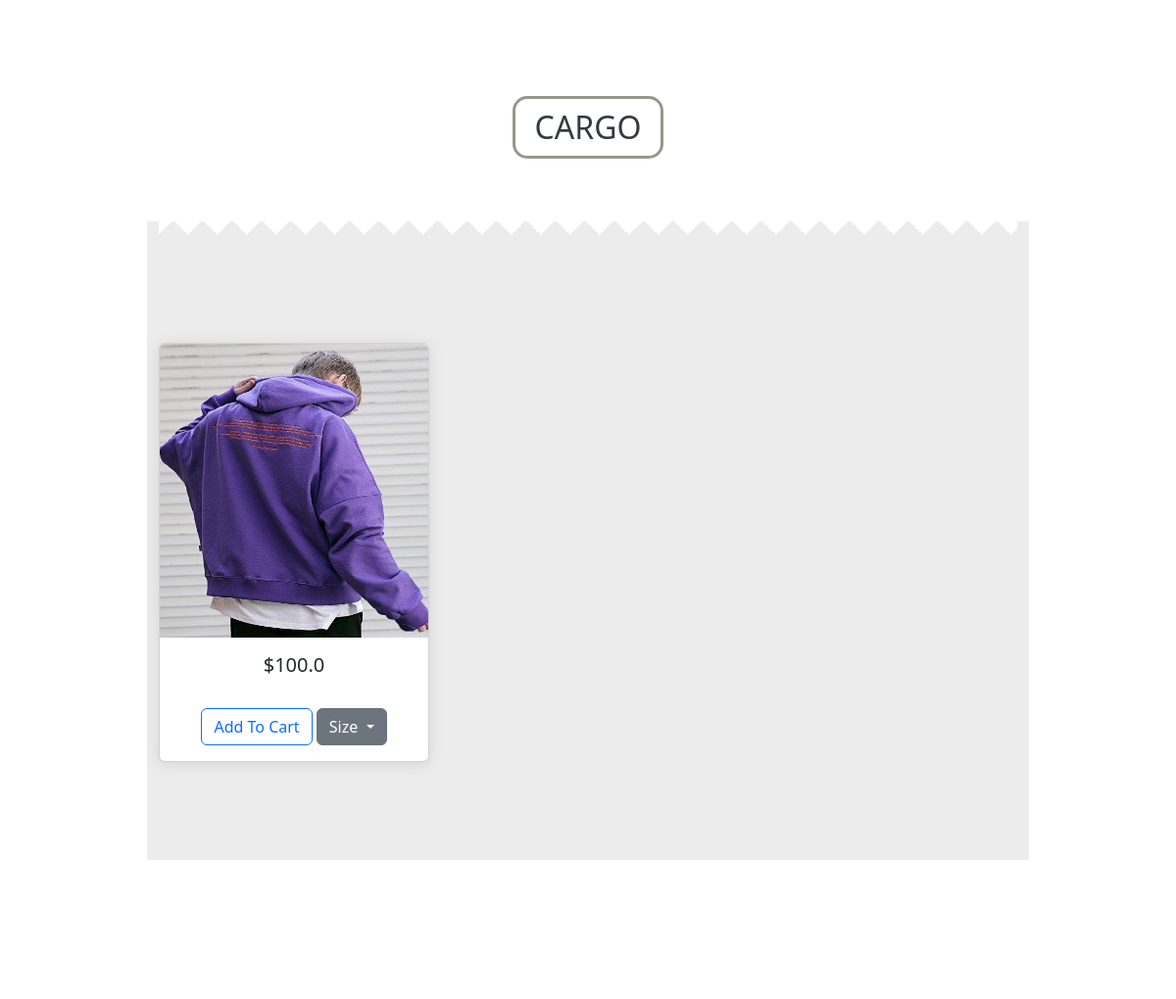
The app's page / (signed in, middle part), older data.
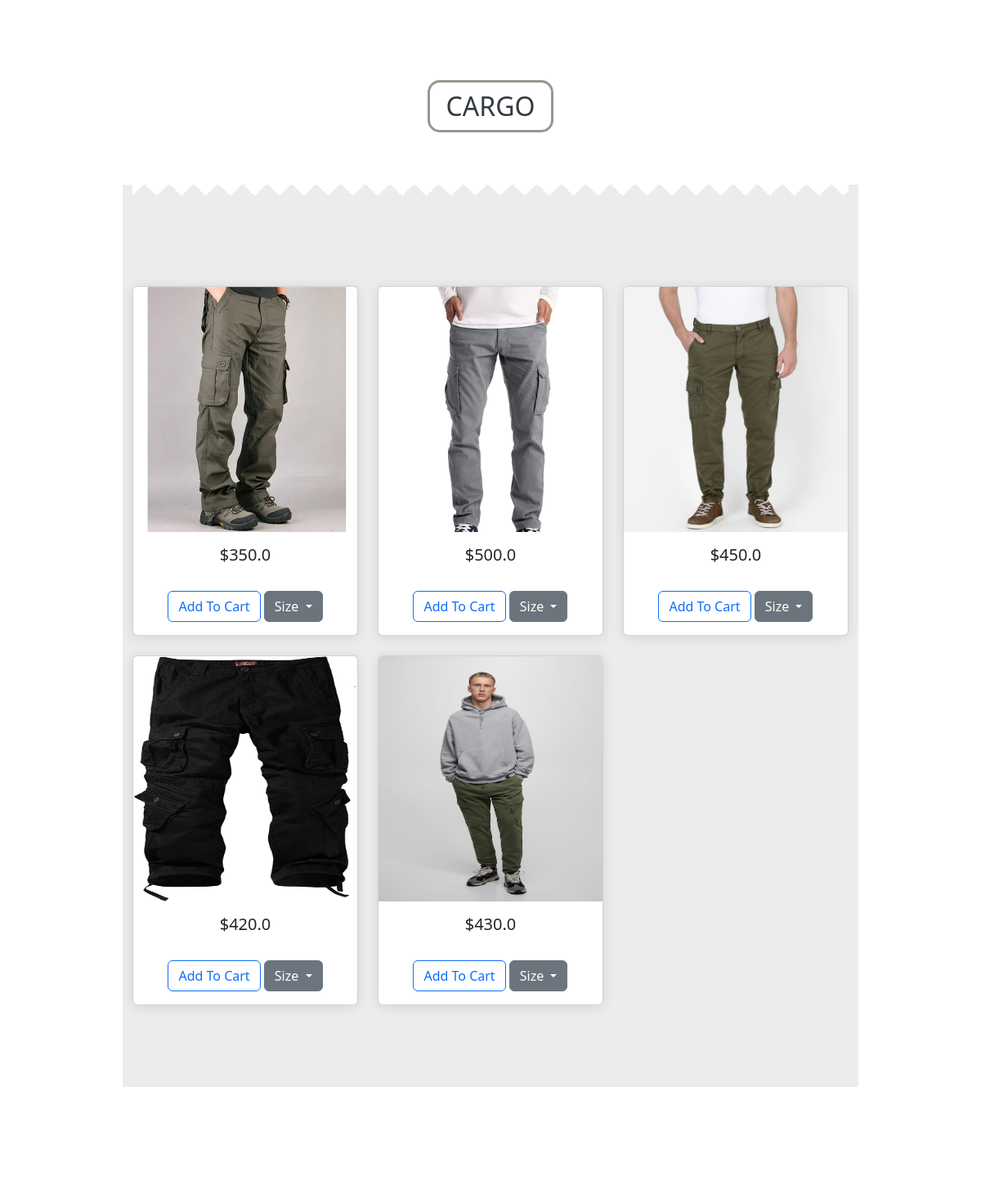
The same page, newer data.
### products/models.py (models this page shows, shortened)
class Product(models.Model):
    categories = [
        ('Hoodie', 'Hoodie'),
        ('Cargo', 'Cargo'),
        ('Jeans', 'Jeans'),
        ('Oversize', 'Oversize'),
        ('Jacket', 'Jacket'),
    ]
    name = models.CharField(max_length=100)
    content = models.TextField()
    price = models.DecimalField(max_digits=5, decimal_places=1)
    image = models.ImageField(upload_to='images/%y/%m')
    active = models.BooleanField(default=True)
    category = models.CharField(
        max_length=100, null=True, blank=True, choices=categories)
    class Meta:
        ordering = ['name']

### products/views.py (the view)
# urls.py: path('', views.products, name='products'),
def products(request):
    prod = Product.objects.all()
    prohood = prod.filter(category='Hoodie')
    procarg = prod.filter(category='Cargo')
    projean = prod.filter(category='Jeans')
    proover = prod.filter(category='Oversize')
    projack = prod.filter(category='Jacket')
    return render(request, 'products/products.html', {'hoodie': prohood, 'cargo': procarg, 'jeans': projean,
                                                      'oversize': proover, 'jacket': projack})

### templates/products/products.html (shortened to what this page needs)
{% extends 'base.html' %}
{% load static %}
    {%block content%}
    <nav class="container w-75">
        {% if user.is_authenticated%}
        <div class="all-cards">
            <br><br><br><br><br><br><br><br>
            <br><br><br><br><br><br>
            <h2 id="Cargo" class="text-center title-section">Cargo</h2>
            <div class="row row-cols-1 row-cols-md-3 g-4 articles">
                {% for x in cargo %}
                <div class="col">
                    <div class="card text-center align-items-center box h-100">
                        <img src="{{x.image.url}}" class="card-img-top" alt="">
                        <div class="card-body content">
                            <h5 class="card-title">${{x.price}}</h5>
                            <br>
                            <button class="btn btn-outline-primary text-center" value="{{x.id}}">Add To Cart</button>
                            <div class="btn-group">
                                <button type="button" class="btn btn-secondary dropdown-toggle"
                                    data-bs-toggle="dropdown" aria-expanded="false">
                                    Size
                                </button>
                            </div>
                        </div>
                    </div>
                </div>
                {% endfor %}
            </div>
            <br><br><br><br><br><br>
            <br><br><br><br><br><br>
            <br><br><br><br><br><br>
        </div>
        {% endif %}
    </nav>
    <br><br>
    {% endblock content%}

### templates/base.html (shortened to what this page needs)
{% load static %}
<!DOCTYPE html>
<html lang="en">
<head>
    <link rel="stylesheet" href="{%static 'css/footer.css' %}">
    <link rel="stylesheet" href="{% static 'css/cards.css' %}">
    <link rel="stylesheet" href="{% static 'css/cart.css' %}">
    <link rel="stylesheet" href="https://cdnjs.cloudflare.com/ajax/libs/font-awesome/6.3.0/css/all.min.css">
    <link href="https://cdn.jsdelivr.net/npm/bootstrap@5.3.0-alpha1/dist/css/bootstrap.min.css" rel="stylesheet"
>
</head>
<body>
    {% block content %}
    {% endblock content %}
</body>
</html>

### project/static/css/footer.css (style rules this page uses)
:root { --main-transition: 0.3s; }
* { -webkit-box-sizing: border-box; -moz-box-sizing: border-box; box-sizing: border-box; }

### project/static/css/cards.css (style rules this page uses)
:root { --main-transition: 0.3s; --main-padding-top: 100px; --main-padding-bottom: 100px; }
html { scroll-behavior: smooth; }
.all-cards img { height: 300px; }
.articles { padding-top: var(--main-padding-top); padding-bottom: var(--main-padding-bottom); position: relative; background-color: #ececec; }
.articles .box { box-shadow: 0 2px 15px rgb(0 0 0 / 10%); background-color: white; border-radius: 6px; overflow: hidden; transition: transform var(--main-transition), box-shadow var(--main-transition); }
.articles .box img { width: 100%; max-width: 100%; }
.title-section { margin-top: 20px; margin: 0 auto 88px; border: 3px solid; border-radius: 15px; padding: 10px 20px; width: fit-content; transition: .3s; text-transform: uppercase; color: #343a40; border-color: #97978d; }

### project/static/css/cart.css (style rules this page uses)
.container { max-width: 1500px; margin: auto; }
@media screen and (max-width:1220px) { .container { max-width: 95%; } }

Row changes from the older to the newer data that the page shows:
removed Product: image (picture), price "100.0", {{ x.id }} 2 (drawn)
added Product: image (picture), price "350.0", {{ x.id }} 4 (drawn)
added Product: image (picture), price "500.0", {{ x.id }} 3 (drawn)
added Product: image (picture), price "450.0", {{ x.id }} 5 (drawn)
added Product: image (picture), price "420.0", {{ x.id }} 6 (drawn)
added Product: image (picture), price "430.0", {{ x.id }} 7 (drawn)
